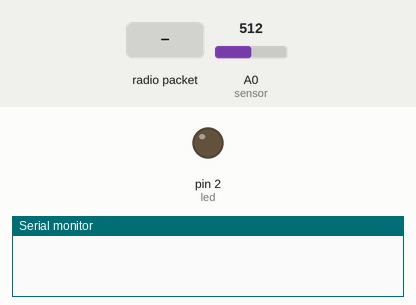
A sketch run on a simulated Arduino Uno, built with avr-gcc and run on an emulated ATmega328P. On the bench: output pins drawn as LEDs (lit = HIGH), the last lines printed to the serial monitor. The test bench sets the inputs (shaded band); at power-on: A0 (sensor) = 512. No radio packets arrive unless stated.

Above: at 1.2 s.
1.3 s: radio packet "1" arrives
2.8 s: A0 (sensor) set to 0
At 4.2 s:
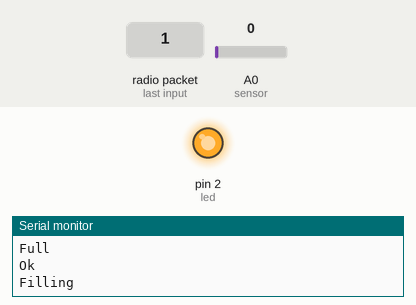
4.8 s: A0 (sensor) set to 122
At 5.8 s:
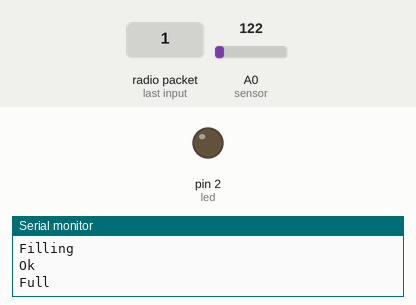
Timing chart, 0 to 7.8 s (numbered marks = the images above; inputs shaded):
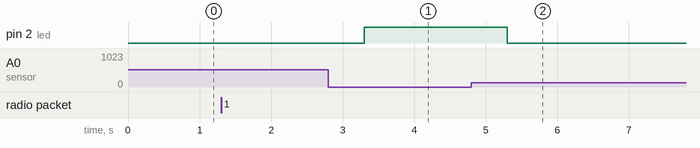

The sketch:

WaterTrough.ino
```cpp
#include <SPI.h>
#include <nRF24L01.h>
#include <RF24.h>
RF24 radio(7, 8); // CE, CSN
const byte addresses[][6] = {"wtred", "wtsed"};
char charBuf[50];
int sensorread;
#define sensor A0
#define led 2
#include <printf.h>

void setup() {
  Serial.begin(9600);
  printf_begin();
  radio.begin();
  radio.openWritingPipe(addresses[1]); //00005
  radio.openReadingPipe(1, addresses[0]); //00004
  radio.setPALevel(RF24_PA_MAX);
  pinMode(sensor, INPUT);
  pinMode(led, OUTPUT);
  radio.printDetails();
}

void loop() {
  radio.openReadingPipe(1, addresses[0]);
  radio.startListening();
  while (!radio.available());
  Serial.println("Ok");
  sensorread = analogRead(sensor);
  if (sensorread == 0) {
    Serial.println("Filling");
    String message = "Filling";
    digitalWrite(led, HIGH);
    message.toCharArray(charBuf, 50);
    radio.stopListening();
    radio.openWritingPipe(addresses[1]);
    radio.write(&charBuf, sizeof(charBuf));
  }
  else if (sensorread > 0) {
    Serial.println("Full");
    String message = "Full";
    digitalWrite(led, LOW);
    message.toCharArray(charBuf, 50);
    radio.stopListening();
    radio.openWritingPipe(addresses[1]);
    radio.write(&charBuf, sizeof(charBuf));
  }
  delay(2000);
}
```

Measured:
- after the input at 2.8 s, pin 2 (led): LOW → HIGH after 0.50 s
- after the input at 4.8 s, pin 2 (led): HIGH → LOW after 0.50 s
